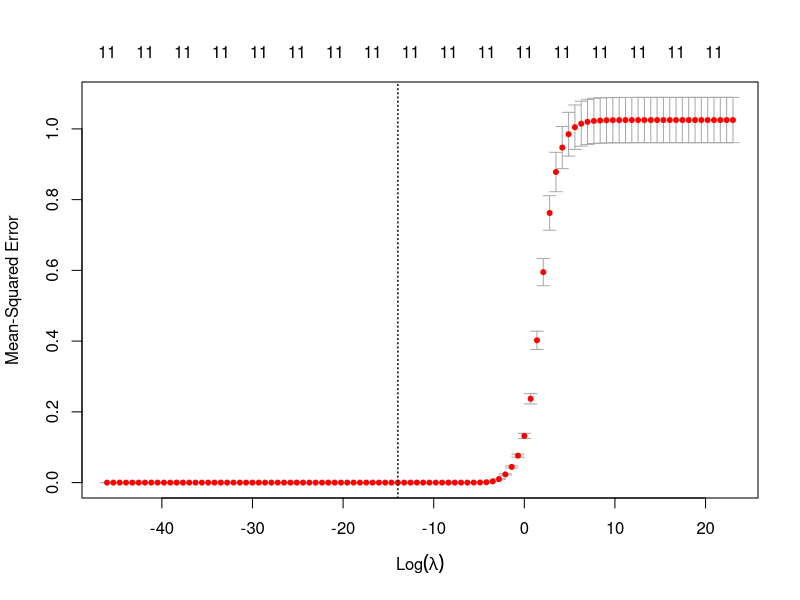

Recreate this plot in R.
# ################################################
# Ridge Regression Analysis
# ################################################
# libraries
library('glmnet')
library('methods')

# import data
credit <- read.csv('data/Processed_Credit.csv')
train <- read.csv('data/train.csv')
test <- read.csv('data/test.csv')

credit <- as.matrix(credit[,-1])
train <- as.matrix(train[,-1])
test <- as.matrix(test[,-1])
# ************************************************
# Ridge
# ************************************************
sink('data/ridge-output.txt')

grid <- 10^seq(-20, 10, length = 100)

# basic model
ridge.mod = glmnet(train, train[, "Balance"], alpha = 0, lambda = grid, intercept = FALSE, standardize = FALSE)

# Cross Validation Ridge Model on Train
set.seed(50)
cv.ridge.train <- cv.glmnet(train, as.matrix(train[, "Balance"]),  intercept = FALSE, standardize = FALSE, alpha = 0, lambda = grid)

# Plot Cross Validation Errors
png('images/ridge-cross-valid-errors.png')
plot(cv.ridge.train)
dev.off()

# Select Best Model
bestlam = cv.ridge.train$lambda.min
bestlam

# Find lowest cross-validation error
ridge.pred <- predict(ridge.mod, s = bestlam, newx = test)
ridge.pred

# Mean Squared Error
ridge.mse <- mean((ridge.pred - test[,"Balance"])^2)
ridge.mse

# fit ridge to full dataset
ridge.model.full <- glmnet(credit[,-12], as.matrix(credit[, "Balance"]),  intercept = FALSE,
                standardize = FALSE, alpha = 1,lambda = grid)
ridge.coef = predict(ridge.model.full, type = "coefficients", s = bestlam)[1:11,]
ridge.coef

# remove coefficients of 0
ridge.coef.official <- ridge.coef[ridge.coef != 0]
ridge.coef.official

sink(NULL)

save(bestlam, ridge.model.full, ridge.coef, ridge.coef.official, ridge.mse,
     file = "data/ridge-objects.RData")
